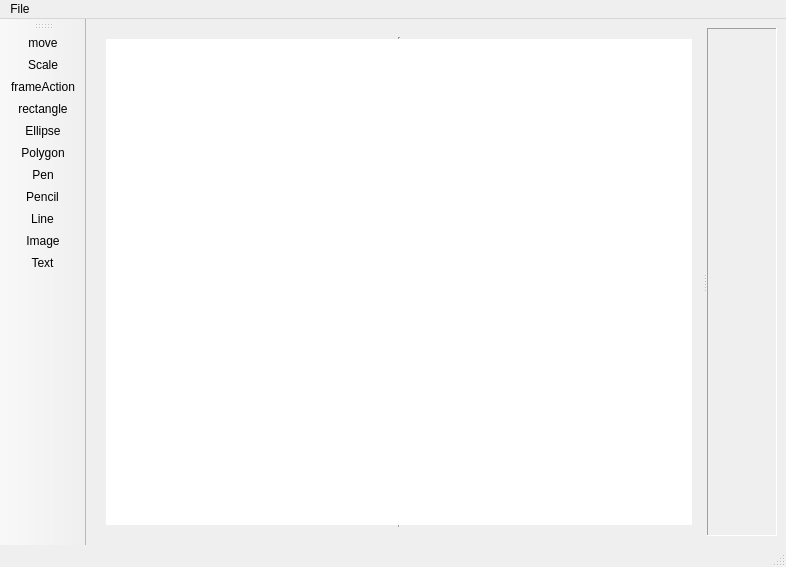
<?xml version="1.0" encoding="UTF-8"?>
<ui version="4.0">
 <class>MainWindow</class>
 <widget class="QMainWindow" name="MainWindow">
  <property name="geometry">
   <rect>
    <x>0</x>
    <y>0</y>
    <width>786</width>
    <height>567</height>
   </rect>
  </property>
  <property name="sizePolicy">
   <sizepolicy hsizetype="Preferred" vsizetype="Preferred">
    <horstretch>0</horstretch>
    <verstretch>0</verstretch>
   </sizepolicy>
  </property>
  <property name="windowTitle">
   <string>MainWindow</string>
  </property>
  <widget class="QWidget" name="centralwidget">
   <layout class="QHBoxLayout" name="horizontalLayout">
    <item>
     <widget class="QSplitter" name="splitter">
      <property name="orientation">
       <enum>Qt::Horizontal</enum>
      </property>
      <property name="opaqueResize">
       <bool>true</bool>
      </property>
      <property name="childrenCollapsible">
       <bool>false</bool>
      </property>
      <widget class="QScrollArea" name="scrolledCanvas">
       <property name="sizePolicy">
        <sizepolicy hsizetype="Preferred" vsizetype="Preferred">
         <horstretch>0</horstretch>
         <verstretch>0</verstretch>
        </sizepolicy>
       </property>
       <property name="frameShape">
        <enum>QFrame::Box</enum>
       </property>
       <property name="lineWidth">
        <number>0</number>
       </property>
       <property name="widgetResizable">
        <bool>true</bool>
       </property>
       <widget class="QWidget" name="scrolledArea">
        <property name="geometry">
         <rect>
          <x>0</x>
          <y>0</y>
          <width>654</width>
          <height>505</height>
         </rect>
        </property>
        <layout class="QHBoxLayout" name="horizontalLayout_2">
         <item>
          <widget class="CanvasView" name="canvasView">
           <property name="frameShape">
            <enum>QFrame::VLine</enum>
           </property>
          </widget>
         </item>
        </layout>
       </widget>
      </widget>
      <widget class="QScrollArea" name="scrolledMenu">
       <property name="sizePolicy">
        <sizepolicy hsizetype="Preferred" vsizetype="Preferred">
         <horstretch>0</horstretch>
         <verstretch>0</verstretch>
        </sizepolicy>
       </property>
       <property name="frameShape">
        <enum>QFrame::Panel</enum>
       </property>
       <property name="widgetResizable">
        <bool>true</bool>
       </property>
       <widget class="QWidget" name="scrolledDrawHelper">
        <property name="geometry">
         <rect>
          <x>0</x>
          <y>0</y>
          <width>68</width>
          <height>503</height>
         </rect>
        </property>
       </widget>
      </widget>
     </widget>
    </item>
   </layout>
  </widget>
  <widget class="QStatusBar" name="statusbar"/>
  <widget class="QMenuBar" name="menubar">
   <property name="geometry">
    <rect>
     <x>0</x>
     <y>0</y>
     <width>786</width>
     <height>22</height>
    </rect>
   </property>
   <widget class="QMenu" name="menu">
    <property name="title">
     <string>File</string>
    </property>
    <addaction name="separator"/>
   </widget>
   <addaction name="menu"/>
  </widget>
  <widget class="QToolBar" name="toolBar">
   <property name="windowTitle">
    <string>toolBar</string>
   </property>
   <attribute name="toolBarArea">
    <enum>LeftToolBarArea</enum>
   </attribute>
   <attribute name="toolBarBreak">
    <bool>false</bool>
   </attribute>
   <addaction name="moveAction"/>
   <addaction name="scaleAction"/>
   <addaction name="frameAction"/>
   <addaction name="rectAction"/>
   <addaction name="ellipseAction"/>
   <addaction name="polygonAction"/>
   <addaction name="penAction"/>
   <addaction name="pencilAction"/>
   <addaction name="lineAction"/>
   <addaction name="imageAction"/>
   <addaction name="textAction"/>
  </widget>
  <action name="moveAction">
   <property name="icon">
    <iconset resource="../resource/res.qrc">
     <normaloff>:/icons/move-icon.svg</normaloff>:/icons/move-icon.svg</iconset>
   </property>
   <property name="text">
    <string>move</string>
   </property>
   <property name="toolTip">
    <string>&lt;html&gt;&lt;head/&gt;&lt;body&gt;&lt;p&gt;move&lt;/p&gt;&lt;/body&gt;&lt;/html&gt;</string>
   </property>
  </action>
  <action name="rectAction">
   <property name="icon">
    <iconset resource="../resource/res.qrc">
     <normaloff>:/icons/rectangle-icon.svg</normaloff>:/icons/rectangle-icon.svg</iconset>
   </property>
   <property name="text">
    <string>rectangle</string>
   </property>
   <property name="toolTip">
    <string>Rectangle</string>
   </property>
  </action>
  <action name="ellipseAction">
   <property name="icon">
    <iconset resource="../resource/res.qrc">
     <normaloff>:/icons/ellipse-icon.svg</normaloff>:/icons/ellipse-icon.svg</iconset>
   </property>
   <property name="text">
    <string>Ellipse</string>
   </property>
   <property name="toolTip">
    <string>Ellipse</string>
   </property>
  </action>
  <action name="penAction">
   <property name="icon">
    <iconset resource="../resource/res.qrc">
     <normaloff>:/icons/pen-icon.svg</normaloff>:/icons/pen-icon.svg</iconset>
   </property>
   <property name="text">
    <string>Pen</string>
   </property>
   <property name="toolTip">
    <string>Pen</string>
   </property>
  </action>
  <action name="pencilAction">
   <property name="icon">
    <iconset resource="../resource/res.qrc">
     <normaloff>:/icons/pencil-icon.svg</normaloff>:/icons/pencil-icon.svg</iconset>
   </property>
   <property name="text">
    <string>Pencil</string>
   </property>
   <property name="toolTip">
    <string>Pencil</string>
   </property>
  </action>
  <action name="scaleAction">
   <property name="icon">
    <iconset resource="../resource/res.qrc">
     <normaloff>:/icons/scale-icon.svg</normaloff>:/icons/scale-icon.svg</iconset>
   </property>
   <property name="text">
    <string>Scale</string>
   </property>
   <property name="toolTip">
    <string>Scale</string>
   </property>
  </action>
  <action name="lineAction">
   <property name="icon">
    <iconset resource="../resource/res.qrc">
     <normaloff>:/icons/line-icon.svg</normaloff>:/icons/line-icon.svg</iconset>
   </property>
   <property name="text">
    <string>Line</string>
   </property>
   <property name="toolTip">
    <string>Line</string>
   </property>
  </action>
  <action name="polygonAction">
   <property name="icon">
    <iconset resource="../resource/res.qrc">
     <normaloff>:/icons/polygon-icon.svg</normaloff>:/icons/polygon-icon.svg</iconset>
   </property>
   <property name="text">
    <string>Polygon</string>
   </property>
   <property name="toolTip">
    <string>Plygon</string>
   </property>
  </action>
  <action name="imageAction">
   <property name="icon">
    <iconset resource="../resource/res.qrc">
     <normaloff>:/icons/image-icon.svg</normaloff>:/icons/image-icon.svg</iconset>
   </property>
   <property name="text">
    <string>Image</string>
   </property>
   <property name="toolTip">
    <string>Image</string>
   </property>
  </action>
  <action name="textAction">
   <property name="icon">
    <iconset resource="../resource/res.qrc">
     <normaloff>:/icons/text-icon.svg</normaloff>:/icons/text-icon.svg</iconset>
   </property>
   <property name="text">
    <string>Text</string>
   </property>
   <property name="toolTip">
    <string>Text</string>
   </property>
  </action>
  <action name="frameAction">
   <property name="icon">
    <iconset resource="../resource/res.qrc">
     <normaloff>:/icons/frame-icon.svg</normaloff>:/icons/frame-icon.svg</iconset>
   </property>
   <property name="text">
    <string>frameAction</string>
   </property>
   <property name="toolTip">
    <string>frame</string>
   </property>
  </action>
 </widget>
 <customwidgets>
  <customwidget>
   <class>CanvasView</class>
   <extends>QGraphicsView</extends>
   <header>canvasview.h</header>
   <slots>
    <slot>onActionTriggered(QAction*)</slot>
   </slots>
  </customwidget>
 </customwidgets>
 <resources>
  <include location="../resource/res.qrc"/>
 </resources>
 <connections/>
</ui>
